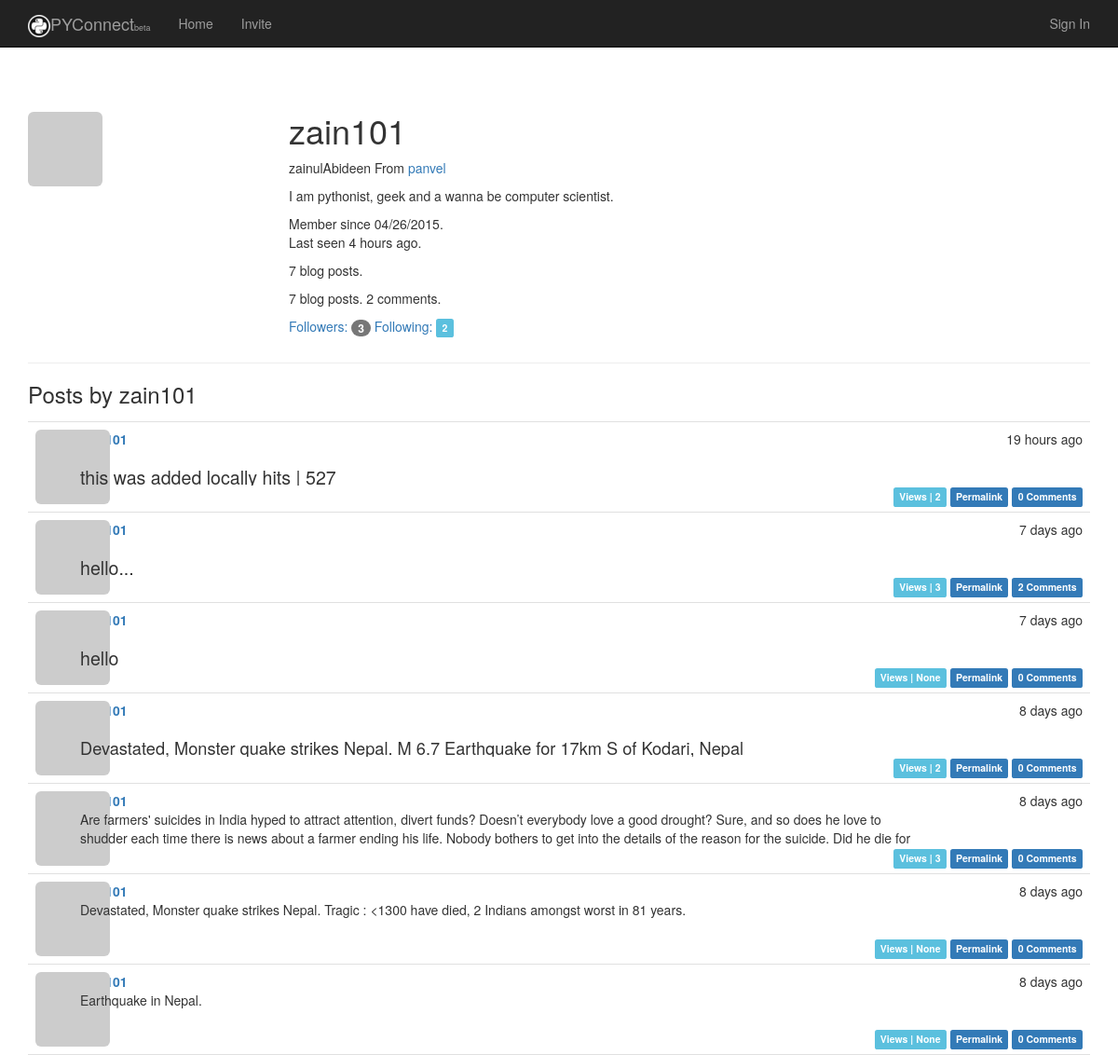
/user/zain101, run on an earlier commit of the app's database.
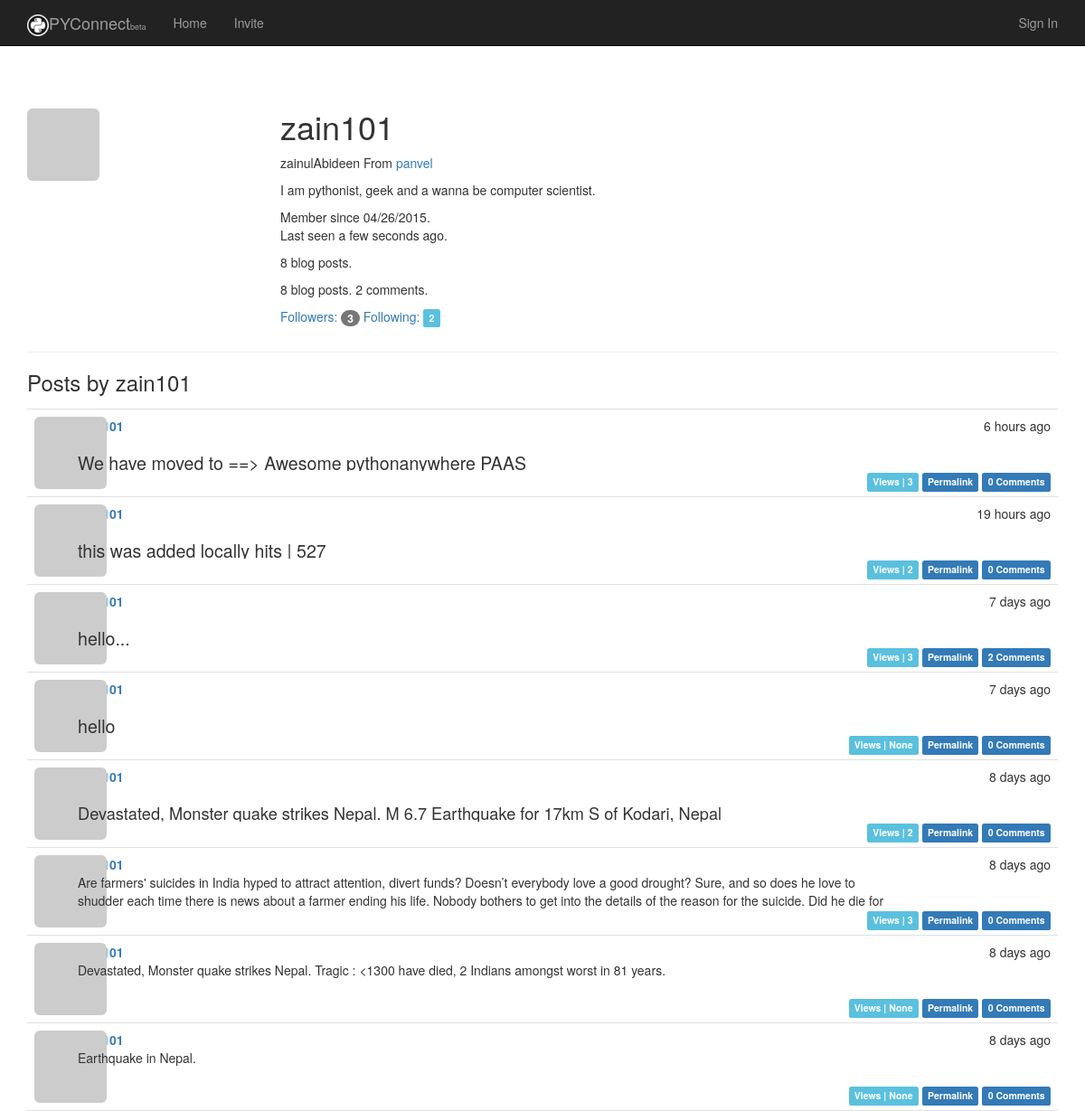
And on a later commit of the database.
### app/models.py (models this page shows, shortened)
class User(UserMixin, db.Model):
    __tablename__ = 'users'          # Table names should be plural.
    id = db.Column(db.Integer, primary_key=True)
    email = db.Column(db.String(64), unique=True, index=True)
    username = db.Column(db.String(64), unique=True, index=True)
    password_hash = db.Column(db.String)
    role_id = db.Column(db.Integer, db.ForeignKey('roles.id'))
    confirmed = db.Column(db.Boolean, default=False)
    location = db.Column(db.String(64))
    name = db.Column(db.String(64))
    about_me = db.Column(db.Text)
    member_since = db.Column(db.DateTime(), default=datetime.utcnow)
    last_seen = db.Column(db.DateTime(), default=datetime.utcnow)
    avatar_hash = db.Column(db.String(32))
    posts = db.relationship('Post', backref='author', lazy='dynamic')
    comments = db.relationship('Comment', backref='author', lazy='dynamic')
    '''
    These are the people who follow me
    '''
    followed = db.relationship(
        'Follow',
        foreign_keys=[Follow.follower_id],
        backref=db.backref('follower', lazy='joined'),
        lazy='dynamic',
        cascade='all, delete-orphan')
    '''
    These are people whome I follow
    '''
    followers = db.relationship(
        'Follow',
        foreign_keys=[Follow.followed_id],
        backref=db.backref('followed', lazy='joined'),
        lazy='dynamic',
        cascade='all, delete-orphan'
    )
    @property
    def password(self):
        raise AttributeError('Password is not a readable attribute')
    '''
    The ping method is called every time the request for user is received, by using before_app_request hook
    '''
    def ping(self):
        self.last_seen = datetime.utcnow()
        db.session.add(self)
    '''
    User avatar creation
    '''
    def gravatar(self, size=100, default='identicon', rating='g'):
        if request.is_secure:
            url = 'https://secure.gravatar.com/avatar'
        else:
            url = 'http://www.gravatar.com/avatar'
        hash = self.avatar_hash or  hashlib.md5(self.email.encode('utf-8')).hexdigest()
        return '{url}/{hash}?s={size}&d={default}&r={rating}'.format(url=url, size=size, default=default, rating=rating, hash=hash)
    def follow(self, user):
        if not self.is_following(user):
            f = Follow(follower=self, followed=user)
            db.session.add(f)
    '''
    This method is introduced to correct the values of DB to follow a user to itself
    '''

class Post(UserMixin, db.Model):
    __tablename__ = 'posts'
    id = db.Column(db.Integer, primary_key=True)
    body = db.Column(db.Text)
    body_html = db.Column(db.Text)
    timestamp = db.Column(db.DateTime, index=True, default=datetime.utcnow)
    author_id = db.Column(db.Integer, db.ForeignKey('users.id'))
    views = db.Column(db.Integer)
    comments = db.relationship('Comment', backref='post', lazy='dynamic')

### app/main/views.py (the view)
@main.route('/user/<username>')
def user(username):
    user = User.query.filter_by(username=username).first()
    posts = user.posts.order_by(Post.timestamp.desc()).all()
    if user is None:
        abort(404)
    return render_template('user.html', user=user, posts=posts)

### app/auth/views.py (called while the page is built)
@auth.before_app_request
def before_request():
    if current_user.is_authenticated():
        current_user.ping()
        if not current_user.confirmed and request.endpoint[:5] != 'auth.':
            return redirect(url_for('auth.unconfirmed'))

### app/main/__init__.py (called while the page is built)
@main.app_context_processor
def inject_permission():
    return dict(Permission=Permission)

### app/models.py (called while the page is built)
    def can(self, permissions):
        return False

    def is_administrator(self):
        return False

### app/templates/user.html (shortened to what this page needs)
{% extends "base.html" %}
{% block page_content %}
    <div class="page-header">
    <img class="img-rounded profile-thumbnail" src="{{user.gravatar(size=256)  }}" />
<div class="profile-header">
    <h1>{{ user.username }}</h1>
    {% if user.name or user.location %}
    <p>
        {% if user.name %} {{ user.name }} {% endif %}
        {% if user.location %}
            From <a href="http://maps.google.com/?q={{ user.location }}">{{ user.location }}</a>
        {% endif %}
    </p>
    {% endif %}
    {% if user.about_me %}
        <p> {{ user.about_me }}</p>
    {% endif %}
    <p>
        Member since {{ moment(user.member_since).format('L')}}.<br />
        Last seen {{ moment(user.last_seen).fromNow()}}.
        <p>{{ user.posts.count() }} blog posts.</p>
        <p>{{ user.posts.count() }} blog posts. {{ user.comments.count() }} comments.</p>
    </p>
    <p>
        <a href="{{ url_for('.followers', username=user.username) }}">
            Followers: <span class="badge label-danger">{{ user.followers.count() - 1 }}</span>
        </a>
        <a href="{{ url_for('.followed_by', username=user.username) }}">
            Following: <span class="label label-info">{{ user.followed.count() - 1 }}</span>
        </a>
    </p>
    </div>
 </div>
    <h3>Posts by {{ user.username}}</h3>
   {% include '_posts.html' %}
{% endblock %}

### app/templates/base.html (shortened to what this page needs)
{% extends 'bootstrap/base.html' %}
{% block head %}
    {{ super() }}
<link rel="stylesheet" type="text/css" href="{{ url_for('static', filename='styles.css') }}">
{% endblock %}
{% block navbar %}
<div class="navbar-inverse navbar-fixed-top navbar" role="navigation" style="-webkit-backface-visibility: hidden;" >
    <div class="container">
        <div class=" navbar-header">
            <a class="navbar-brand" href="/"><span> <img src="../static/brand.ico" />PYConnect<small style="font-size: xx-small;">beta</small></span></a>
        </div>
        <div  id="bs-example-navbar-collapse-1" class="collapse navbar-collapse">
            <ul class="nav navbar-nav navbar-left">
                <li> <a href="/">Home</a></li>
                <li> <a href="{{ url_for('main.invite') }}">Invite</a></li>
            </ul>
            <ul class="nav navbar-nav navbar-right">
                {% if current_user.is_authenticated() %}
                    <li class="dropdown">
                    <a href="#" class="dropdown-toggle" data-toggle="dropdown">
                        <img src="{{ current_user.gravatar(size=18) }}">
                        Account <b class="caret"></b>
                    </a>
                    <ul class="dropdown-menu">
                        <li><a href="#"><b>Hello, {{ current_user.username }}!</b></a></li>
                        <li><a href="{{ url_for('auth.change_password') }}">Change Password</a></li>
                        <li><a href="{{ url_for('auth.change_email_request') }}">Change Email</a></li>
                        <li><a href="{{ url_for('auth.logout') }}">Log Out</a></li>
                    </ul>
                </li>
                {% else %}
                    <li> <a href="{{ url_for('auth.login') }}">Sign In </a></li>
                {% endif %}
            </ul>
        </div>
    </div>
</div>
{% endblock %}
{%block content %}
<br /><br /><br /><br />
<div class="container">
    {% block page_content %}{% endblock %}
    </div>
{% endblock %}

### app/templates/_posts.html (shortened to what this page needs)
<ul class="posts">
        {% for post in posts %}
            <li class="post">
                <div class="post-thumbnail">
                   <a href="{{ url_for('.user', username=post.author.username) }}">
                <img class="img-rounded profile-thumbnail" src="{{ post.author.gravatar(size=40) }}">
            </a>
                </div>
                <div class="post-content">
                    <div class="post-date">{{ moment(post.timestamp).fromNow() }}</div>
                    <div class="post-author">
                        <a href="{{ url_for('.user', username=post.author.username) }}">
                        </a>
                    </div>
                    <div  class="post-body {% if  endpoint != '.post' %}sample{% endif %}">
                    {% if post.body_html %}
                        {{ post.body_html | safe }}
                    {% else %}
                        {{ post.body | safe }}
                    {% endif %}
                    </div>
                    <div class="post-footer">
                        <span class="label label-info">Views | {{ post.views }}</span>
                        <a href="{{ url_for('.post', id=post.id) }}">
                            <span class="label label-primary">Permalink</span>
                        </a>
                        <a href="{{ url_for('.post', id=post.id) }}#comments">
                            <span class="label label-primary">{{ post.comments.count() }} Comments</span>
                         </a>
                    </div>
                </div>
            </li>
        {%  endfor %}
    </ul>

### app/static/styles.css (style rules this page uses)
.profile-thumbnail { position: absolute; }
.profile-header { min-height: 260px; margin-left: 280px; }
ul.posts { list-style-type: none; padding: 0px; margin: 16px 0px 0px 0px; border-top: 1px solid #e0e0e0; }
ul.posts li.post { padding: 8px; border-bottom: 1px solid #e0e0e0; }
div.post-date { float: right; }
div.post-author { font-weight: bold; }
div.post-thumbnail { position: absolute; }
div.post-content { margin-left: 48px; min-height: 48px; }
div.post-footer { text-align: right; }
.post-body h1 { font-size: 140%; }
.post-body h2 { font-size: 130%; }
.sample { width:900px; height:40px; overflow:hidden; position: relative; }

What changed in the data, as far as the page shows it:
changed User "zain101": last_seen "4 hours ago" → "a few seconds ago"
added Post: timestamp "6 hours ago", body_html "We have moved to ==> Awesome pythonanywhere PAAS", views "3", comments.count "0"
Also different on the page:
{{ user.posts.count() }}: "7" → "8"
